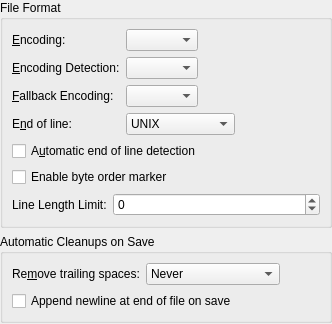
<?xml version="1.0" encoding="UTF-8"?>
<ui version="4.0">
 <class>OpenSaveConfigWidget</class>
 <widget class="QWidget" name="OpenSaveConfigWidget">
  <layout class="QVBoxLayout">
   <property name="margin">
    <number>0</number>
   </property>
   <item>
    <widget class="QGroupBox" name="gbFileFormat">
     <property name="title">
      <string>File Format</string>
     </property>
     <layout class="QFormLayout" name="formLayout_2">
      <item row="0" column="0" colspan="2">
       <layout class="QFormLayout" name="formLayout">
        <property name="fieldGrowthPolicy">
         <enum>QFormLayout::ExpandingFieldsGrow</enum>
        </property>
        <item row="0" column="0">
         <widget class="QLabel" name="lblEncoding">
          <property name="text">
           <string>&amp;Encoding:</string>
          </property>
          <property name="buddy">
           <cstring>cmbEncoding</cstring>
          </property>
         </widget>
        </item>
        <item row="0" column="1">
         <widget class="KComboBox" name="cmbEncoding">
          <property name="whatsThis">
           <string>This defines the standard encoding to use to open/save files, if not changed in the open/save dialog or by using a command line option.</string>
          </property>
         </widget>
        </item>
        <item row="1" column="0">
         <widget class="QLabel" name="lblEncodingDetection">
          <property name="text">
           <string>&amp;Encoding Detection:</string>
          </property>
          <property name="buddy">
           <cstring>cmbEncodingDetection</cstring>
          </property>
         </widget>
        </item>
        <item row="1" column="1">
         <widget class="KComboBox" name="cmbEncodingDetection">
          <property name="whatsThis">
           <string>if neither the encoding chosen as standard above, nor the encoding specified in the open/save dialog, nor the encoding specified on command line match the content of the file, this detection will be run.</string>
          </property>
         </widget>
        </item>
        <item row="2" column="0">
         <widget class="QLabel" name="lblEncodingDetection2">
          <property name="text">
           <string>&amp;Fallback Encoding:</string>
          </property>
          <property name="buddy">
           <cstring>cmbEncodingFallback</cstring>
          </property>
         </widget>
        </item>
        <item row="2" column="1">
         <widget class="KComboBox" name="cmbEncodingFallback">
          <property name="whatsThis">
           <string>This defines the fallback encoding to try for opening files if neither the encoding chosen as standard above, nor the encoding specified in the open/save dialog, nor the encoding specified on command line match the content of the file.  Before this is used, an attempt will be made to determine the encoding to use by looking for a byte order marker at start of file: if one is found, the right unicode encoding will be chosen; otherwise encoding detection will run, if both fail fallback encoding will be tried.</string>
          </property>
         </widget>
        </item>
        <item row="3" column="0">
         <widget class="QLabel" name="lblEOL">
          <property name="text">
           <string>E&amp;nd of line:</string>
          </property>
          <property name="buddy">
           <cstring>cmbEOL</cstring>
          </property>
         </widget>
        </item>
        <item row="3" column="1">
         <widget class="KComboBox" name="cmbEOL">
          <item>
           <property name="text">
            <string>UNIX</string>
           </property>
          </item>
          <item>
           <property name="text">
            <string>DOS/Windows</string>
           </property>
          </item>
          <item>
           <property name="text">
            <string>Macintosh</string>
           </property>
          </item>
         </widget>
        </item>
       </layout>
      </item>
      <item row="1" column="0" colspan="2">
       <widget class="QCheckBox" name="chkDetectEOL">
        <property name="whatsThis">
         <string>If this option is enabled the editor will autodetect the end of line type. The first found end of line type will be used for the whole file.</string>
        </property>
        <property name="text">
         <string>A&amp;utomatic end of line detection</string>
        </property>
       </widget>
      </item>
      <item row="2" column="0" colspan="2">
       <widget class="QCheckBox" name="chkEnableBOM">
        <property name="whatsThis">
         <string>The byte order mark is a special sequence at the beginning of unicode encoded documents. It helps editors to open text documents with the correct unicode encoding. The byte order mark is not visible in the displayed document.</string>
        </property>
        <property name="text">
         <string>Enable byte order marker</string>
        </property>
       </widget>
      </item>
      <item row="3" column="0">
       <widget class="QLabel" name="label">
        <property name="text">
         <string>Line Length Limit:</string>
        </property>
        <property name="buddy">
         <cstring>lineLengthLimit</cstring>
        </property>
       </widget>
      </item>
      <item row="3" column="1">
       <widget class="QSpinBox" name="lineLengthLimit">
        <property name="specialValueText">
         <string>Unlimited</string>
        </property>
        <property name="minimum">
         <number>-1</number>
        </property>
        <property name="maximum">
         <number>1000000</number>
        </property>
       </widget>
      </item>
     </layout>
    </widget>
   </item>
   <item>
    <widget class="QGroupBox" name="gbCleanups">
     <property name="title">
      <string>Automatic Cleanups on Save</string>
     </property>
     <layout class="QVBoxLayout">
      <item>
       <layout class="QHBoxLayout" name="horizontalLayout">
        <item>
         <widget class="QLabel" name="lblRemoveTrailingSpaces">
          <property name="whatsThis">
           <string>Depending on the choice, trailing spaces are removed when saving a document, either in the entire document or only of modified lines.</string>
          </property>
          <property name="text">
           <string>Re&amp;move trailing spaces:</string>
          </property>
          <property name="buddy">
           <cstring>cbRemoveTrailingSpaces</cstring>
          </property>
         </widget>
        </item>
        <item>
         <widget class="QComboBox" name="cbRemoveTrailingSpaces">
          <property name="whatsThis">
           <string>Depending on the choice, trailing spaces are removed when saving a document, either in the entire document or only of modified lines.</string>
          </property>
          <item>
           <property name="text">
            <string>Never</string>
           </property>
          </item>
          <item>
           <property name="text">
            <string>On Modified Lines</string>
           </property>
          </item>
          <item>
           <property name="text">
            <string>In Entire Document</string>
           </property>
          </item>
         </widget>
        </item>
        <item>
         <spacer name="horizontalSpacer">
          <property name="orientation">
           <enum>Qt::Horizontal</enum>
          </property>
          <property name="sizeHint" stdset="0">
           <size>
            <width>40</width>
            <height>20</height>
           </size>
          </property>
         </spacer>
        </item>
       </layout>
      </item>
      <item>
       <widget class="QCheckBox" name="chkNewLineAtEof">
        <property name="whatsThis">
         <string>On save, a line break is appended to the document if not already present. The line break is visible after reloading the file.</string>
        </property>
        <property name="text">
         <string>Append newline at end of file on save</string>
        </property>
       </widget>
      </item>
     </layout>
    </widget>
   </item>
   <item>
    <spacer>
     <property name="orientation">
      <enum>Qt::Vertical</enum>
     </property>
     <property name="sizeHint" stdset="0">
      <size>
       <width>0</width>
       <height>1</height>
      </size>
     </property>
    </spacer>
   </item>
  </layout>
 </widget>
 <customwidgets>
  <customwidget>
   <class>KComboBox</class>
   <extends>QComboBox</extends>
   <header>kcombobox.h</header>
  </customwidget>
 </customwidgets>
 <resources/>
 <connections/>
</ui>
